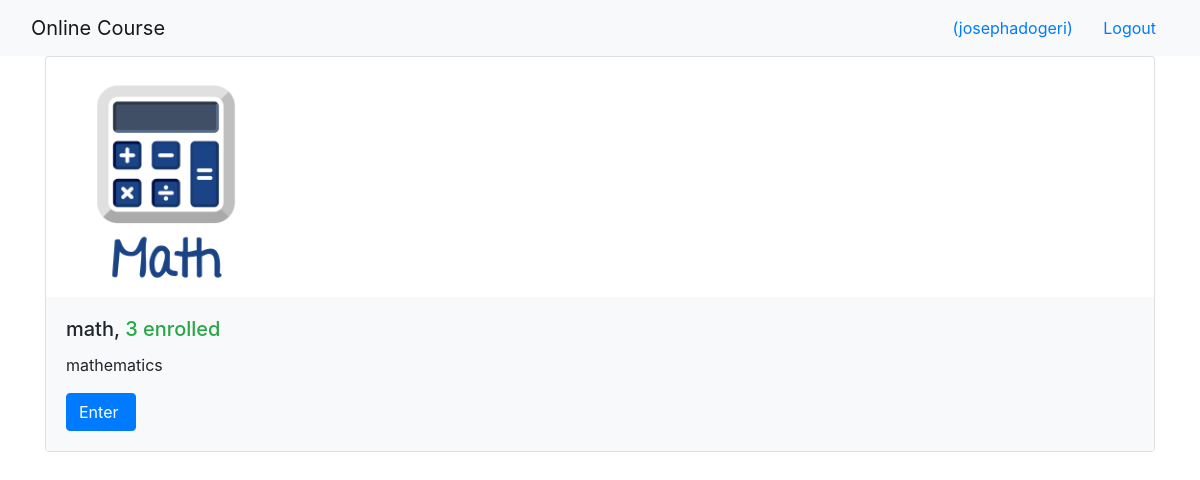
The app's page /onlinecourse/ (signed in) with its own data.
### onlinecourse/models.py (models this page shows, shortened)
class Course(models.Model):
    name = models.CharField(null=False, max_length=30, default='online course')
    image = models.ImageField(upload_to='course_images/')
    description = models.CharField(max_length=1000)
    pub_date = models.DateField(null=True)
    instructors = models.ManyToManyField(Instructor)
    users = models.ManyToManyField(
        settings.AUTH_USER_MODEL, through='Enrollment')
    total_enrollment = models.IntegerField(default=0)
    is_enrolled = False

### onlinecourse/views.py (the view)
class CourseListView(generic.ListView):
    template_name = 'onlinecourse/course_list_bootstrap.html'
    context_object_name = 'course_list'
    def get_queryset(self):
        user = self.request.user
        courses = Course.objects.order_by('-total_enrollment')[:10]
        for course in courses:
            if user.is_authenticated:
                course.is_enrolled = check_if_enrolled(user, course)
        return courses

### onlinecourse/views.py (called while the page is built)
def check_if_enrolled(user, course):
    is_enrolled = False
    if user.id is not None:
        num_results = Enrollment.objects.filter(
            user=user, course=course).count()
        if num_results > 0:
            is_enrolled = True
    return is_enrolled

### onlinecourse/templates/onlinecourse/course_list_bootstrap.html (shortened to what this page needs)
<!DOCTYPE html>
<html lang="en">
<head>
    {% load static %}
    <link rel="stylesheet" href="https://maxcdn.bootstrapcdn.com/bootstrap/4.5.2/css/bootstrap.min.css">
</head>
<body>
    <nav class="navbar navbar-light bg-light">
        <div class="container-fluid">
            <div class="navbar-header">
                  <a class="navbar-brand" href="#">Online Course</a>
            </div>
            <ul class="nav navbar-nav navbar-right">
                {% if user.is_authenticated %}
                <li>
                    <a class="btn btn-link" href="#">{{ user.first_name }}({{ user.username }})</a>
                    <a class="btn btn-link" href="{% url 'onlinecourse:logout' %}">Logout</a>
                </li>
                {% endif %}
            </ul>
        </div>
    </nav>
    {% if course_list %}
        <div class="container">
            <div class="card-deck">
                {% for course in course_list %}
                         <div class="card" style="width: 36rem;">
                          <img class="card-img-left" src="{{MEDIA_URL}}/{{ course.image }}" width="240px" height="240px"
                               alt="Course image">
                          <div class="card-body bg-light">
                              <h5 class="card-title">{{ course.name }}, <span class="text-success">
                                  {{ course.total_enrollment}} enrolled</span></h5>
                            <p class="card-text">{{ course.description}}</p>
                            <form action="{% url 'onlinecourse:enroll' course.id %}" method="post">
                                  <input class="btn btn-primary"  type="submit"
                                         value="{% if course.is_enrolled %}Enter{% else %}Enroll{% endif %} ">
                            </form>
                          </div>
                        </div>
                {% endfor %}
            </div>
        </div>
    {% else %}
        <p>No courses are available.</p>
    {% endif %}
</body>
</html>

### records on screen
Course: image (picture), name "math", total_enrollment "3", description "mathematics", is_enrolled "Enter"

### other values on screen
{{ user.username }} "josephadogeri"
